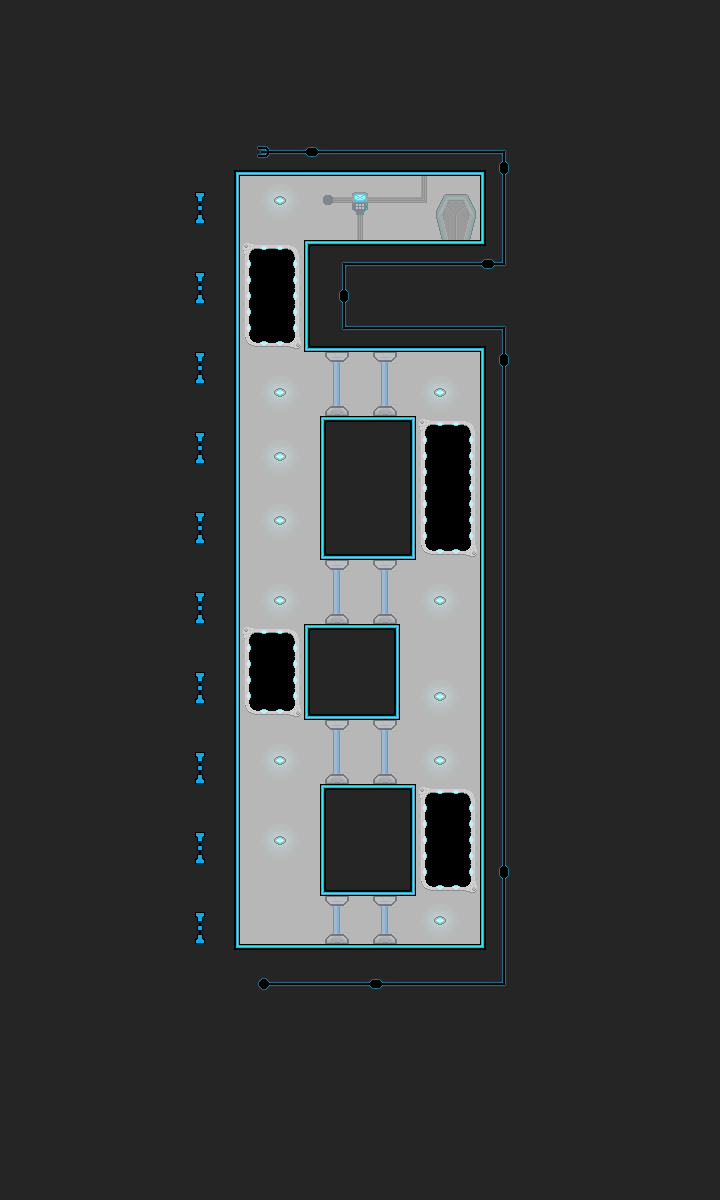

This game map was drawn from its Tiled (.tmx) file and the tilesets committed beside it. A one-line description and the trimmed map source follow:
An orthogonal 45x75 tile map with 16x16 px tiles, 1 tile layer (Tile Layer 1), 2 tilesets and 25 objects.

<map version="1.0" orientation="orthogonal" renderorder="right-down" width="45" height="75" tilewidth="16" tileheight="16">
 <tileset firstgid="1" source="main.tsx" />
 <tileset firstgid="501" source="objects.tsx" />
 <layer name="Tile Layer 1" width="45" height="75">
  <data>[3375 cells, 3375 non-empty, 65 distinct tile ids]</data>
 </layer>
 <objectgroup name="Object Layer 1">
  <object gid="501" x="423" y="253" />
  <object gid="505" x="379" y="263" />
  <object gid="505" x="353" y="263" />
  <object gid="505" x="352.333" y="436" />
  <object gid="505" x="368.333" y="435.333" />
  <object gid="505" x="285.333" y="641.667" />
  <object gid="505" x="307.667" y="643.333" />
  <object gid="505" x="349.333" y="802.667" />
  <object gid="505" x="370" y="802.333" />
  <object gid="503" x="246" y="476.667" />
  <object gid="503" x="262.667" y="476" />
  <object gid="503" x="214.667" y="477.667" />
  <object gid="503" x="229.667" y="477.667" />
  <object gid="503" x="375.667" y="684.667" />
  <object gid="503" x="392" y="684.667" />
  <object gid="503" x="440" y="686" />
  <object gid="503" x="408" y="685.333" />
  <object gid="503" x="264" y="840" />
  <object gid="503" x="247.667" y="840.667" />
  <object gid="503" x="217.333" y="840.667" />
  <object gid="503" x="232.333" y="840.667" />
  <object gid="504" x="230" y="953" />
  <object gid="503" x="279" y="476" />
  <object gid="503" x="423.667" y="685.667" />
  <object gid="503" x="279.333" y="840" />
 </objectgroup>
</map>
